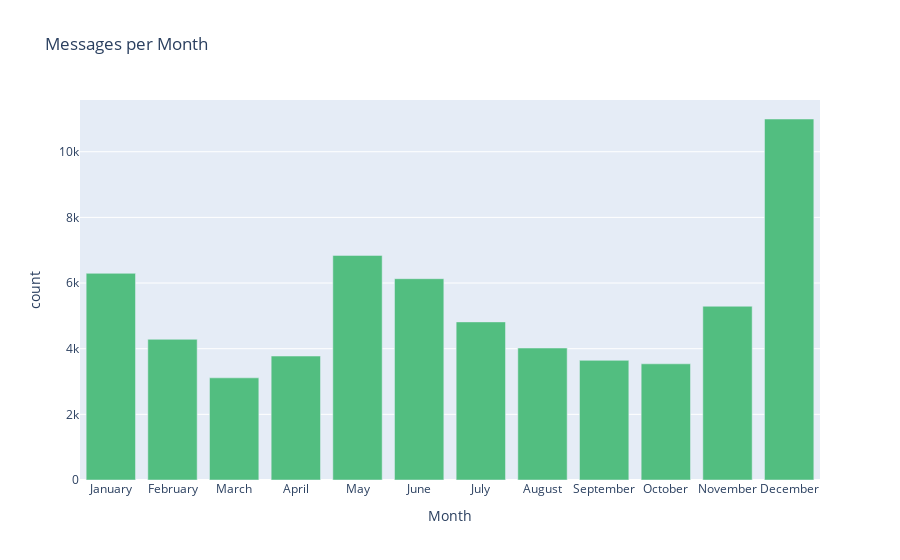

Notebook code cell kept with this figure:
### Code cell
months = ["January", "February", "March", "April", "May", "June", "July", "August", "September", "October", "November", "December"]

px.bar(pd.DataFrame(df["Month"].value_counts().reindex(months, axis=0).reset_index()), 
             x = "Month", 
             y = "count",
             title = "Messages per Month",
             color_discrete_sequence = ["#52BE80"])

### Figure 1 — Plotly figure (JSON) as saved in the notebook; plotly's stock layout.template omitted (floating-point values rounded to 4 significant figures)
{"data": [{"alignmentgroup": "True", "hovertemplate": "Month=%{x}<br>count=%{y}<extra></extra>", "legendgroup": "", "marker": {"color": "#52BE80", "pattern": {"shape": ""}}, "name": "", "offsetgroup": "", "orientation": "v", "showlegend": false, "textposition": "auto", "type": "bar", "x": ["January", "February", "March", "April", "May", "June", "July", "August", "September", "October", "November", "December"], "xaxis": "x", "y": [6296, 4286, 3112, 3776, 6842, 6132, 4816, 4020, 3645, 3539, 5293, 10997], "yaxis": "y"}], "layout": {"barmode": "relative", "legend": {"tracegroupgap": 0}, "title": {"text": "Messages per Month"}, "xaxis": {"anchor": "y", "domain": [0, 1], "title": {"text": "Month"}}, "yaxis": {"anchor": "x", "domain": [0, 1], "title": {"text": "count"}}}}
